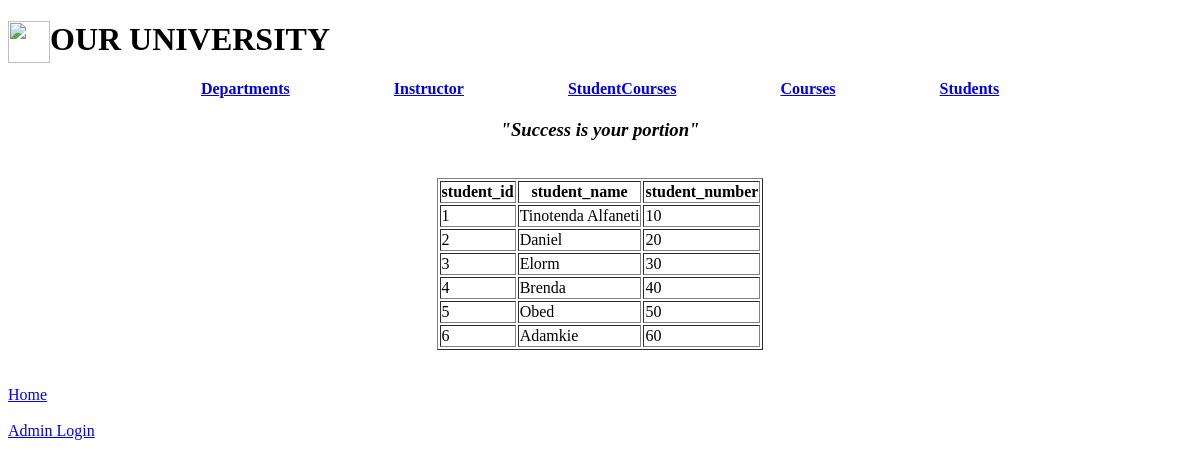
/students, run on the app's committed database.
### universitydb.py (models this page shows, shortened)
class Students(db.Model):
    student_id = db.Column(db.Integer,primary_key=True)
    student_name = db.Column(db.String(500))
    student_number = db.Column(db.Integer)

### universitydb.py (the view)
@webapp.route("/students", methods=["GET","POST"])
def student():
    students = Students.query.all()
    return render_template("student.html",students=students)

### templates/student.html (shortened to what this page needs)
{% extends "parent.html" %}
{% block body %}
   <table align=center border ="1">
       <tr>
           <th>student_id</th>
           <th>student_name</th>
           <th>student_number</th>
       </tr>
       {%for student in students %}
           <tr>
               <td>{{student.student_id}}</td>
               <td>{{student.student_name}}</td>
               <td>{{student.student_number}}</td>
           </tr>
       {%endfor%}
   </table><br/><br/>
   <a href="/">Home</a><br/><br/>
   <a href="/login">Admin Login</a>
{% endblock %}

### templates/parent.html (shortened to what this page needs)
<!DOCTYPE html>
<html>
    <head>
    </head>
    <body>
        <h1><img src= "https://encrypted-tbn0.gstatic.com/images?q=tbn:ANd9GcSj7mA0Xdo6VXRRuHQcB0ux9WXmpRaX8faNIAgNzNE-AJc5IVtq9_tQ7yW1yOGCvo7dPtk&usqp=CAU" style="float:left;width:42px;height:42px;">OUR UNIVERSITY <h4>
            <a style="margin:50px" href="/departments" >Departments</a>
            <a style="margin:50px" href="/instructors">Instructor</a>  <a style="margin:50px" href="/studentcourse">StudentCourses</a>
            <a style="margin:50px" href="/courses">Courses</a> <a style="margin:50px" href="/students">Students</a></h4></h1>
        <h3><i>"Success is your portion"</i></h3><br/>
        {% block body %}
        {% endblock %}
    </body>
</html>

### templates/parent.html (style rules this page uses)
h3 { text-align: center; }
h4 { text-align: center; }

### templates/student.html (style rules this page uses)
body { background-image: url("https://i.pinimg.com/originals/bf/fe/ed/bffeedff5331ec32b734faeee26ff2fe.jpg"); background-repeat: no-repeat; background-attachment: fixed; background-size: cover; }

### data on the page
Students: student_id "1", student_name "Tinotenda Alfaneti", student_number "10"
Students: student_id "2", student_name "Daniel", student_number "20"
Students: student_id "3", student_name "Elorm", student_number "30"
Students: student_id "4", student_name "Brenda", student_number "40"
Students: student_id "5", student_name "Obed", student_number "50"
Students: student_id "6", student_name "Adamkie", student_number "60"
